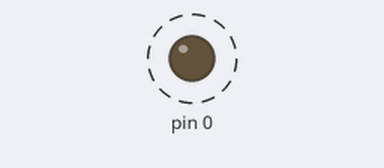
A sketch run on a simulated Arduino Uno, built with avr-gcc and run on an emulated ATmega328P. Shown: output pins drawn as LEDs (lit = HIGH). Dashed ring = blinking.

Above: at 0.2 s.
Timing chart, 0 to 3.0 s (numbered marks = the images above):
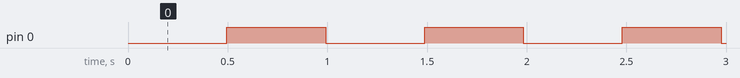

The sketch:

Exp_1_Obs_5.ino
```cpp
#include<avr/io.h>
#include<util/delay.h>
int count = 0;
int main (void)
{
  DDRD = 0x01;
  TCCR2A = 0x00;
  TCCR2B = 0x03;
  while(1)
  {
    if (TCNT2 == 124)
    {
      count++;
      TCNT2 = 0;
    }
    if (count == 2000)
    {
      PORTD ^=0x01;
      count = 0;
    }
  }
}
```

Measured:
- by itself, pin 0: alternates HIGH for 0.50 s and LOW for 0.50 s
